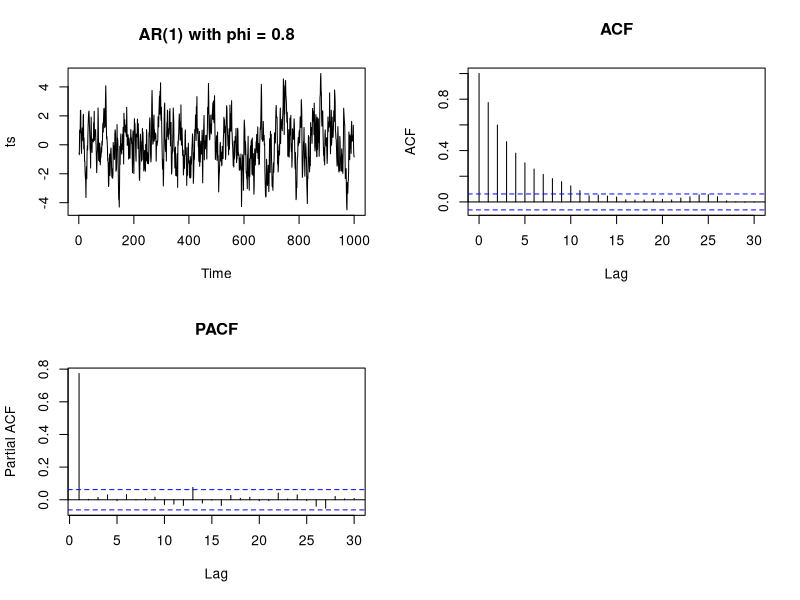
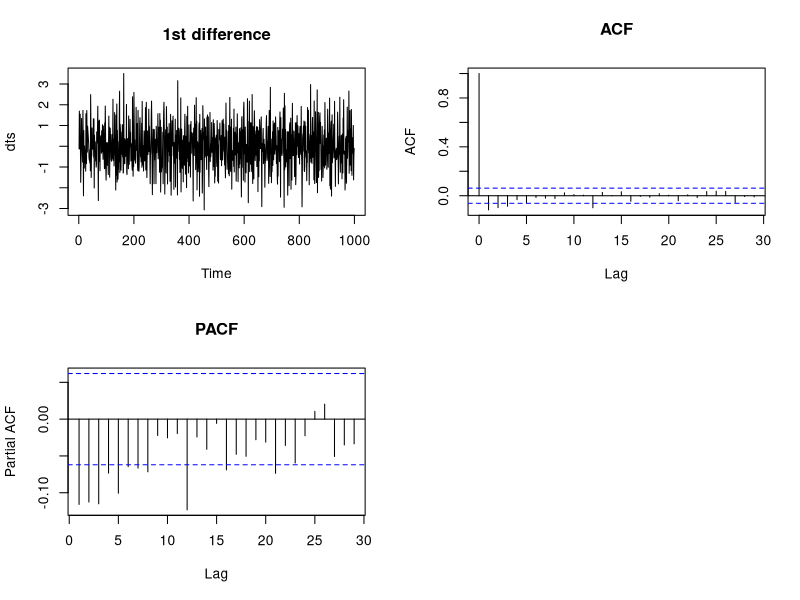
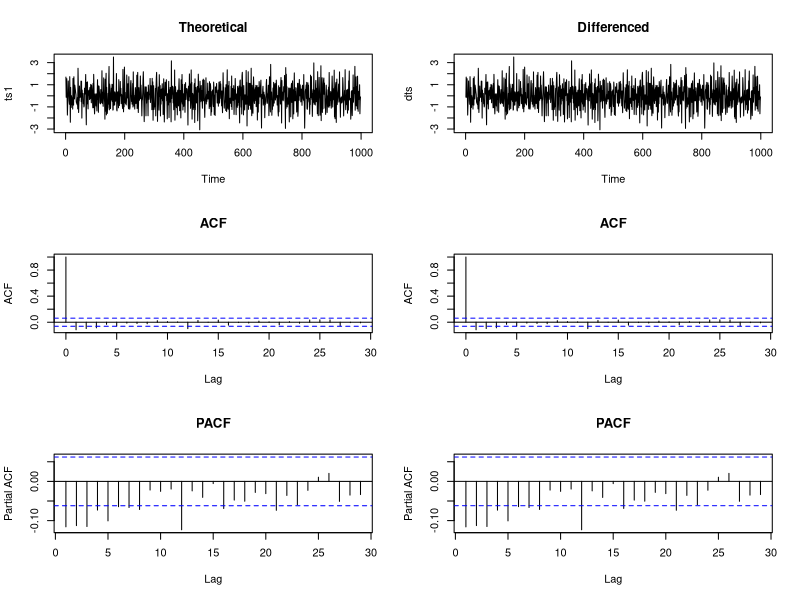
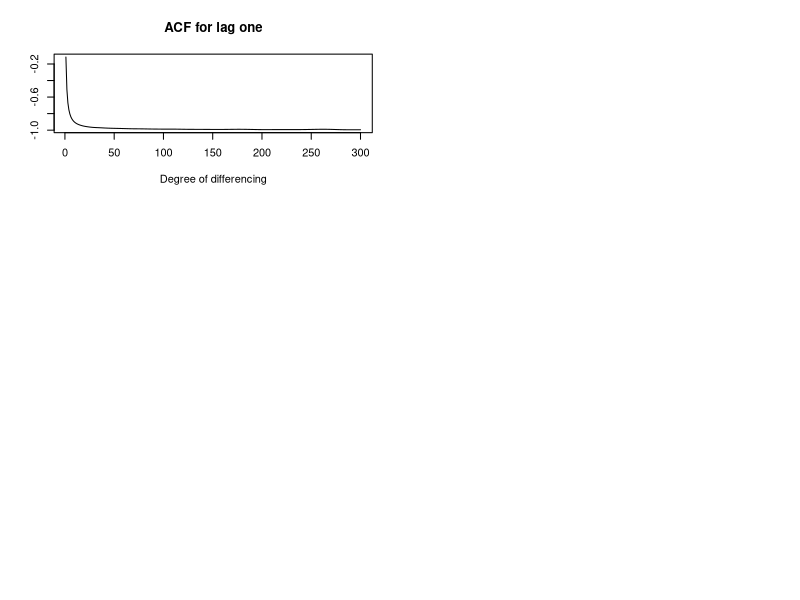

The R script that drew these images, in order:
## ---- chunk 1
set.seed(123)
t <- 1000
ts <- matrix(NA, t, 1)
eps <- rnorm(t)
ts[1, ] <-eps[1]
for(i in 2:t){
  ts[i, ] <- 0.8 * ts[i-1, ] + eps[i]
}
## ---- chunk 2
par(mfrow= c(2,2))
ts.plot(ts, main = "AR(1) with phi = 0.8")
acf(ts, main = "ACF")
pacf(ts, main = "PACF")
## ---- chunk 3
dts <- diff(ts)
par(mfrow = c(2,2))
ts.plot(dts, main = "1st difference")
acf(dts, main = "ACF")
pacf(dts, main = "PACF")
## ---- chunk 4
ts1 <- matrix(NA, (t-2), 1)
#ts1[1:2, ] <- dts[1:2,]
for(i in 3:t){
  ts1[i-2, ] <- 0.8 * (ts[i-1, ]-ts[i-2,]) + eps[i] - eps[i-1]
}

par(mfrow = c(3,2))
ts.plot(ts1, main = "Theoretical")
ts.plot(dts, main = "Differenced")
acf(ts1, main = "ACF")
acf(dts, main = "ACF")
pacf(ts1, main = "PACF")
pacf(dts, main = "PACF")
acf_theoretical <- acf(ts1, plot = FALSE)
acf_diff <- acf(dts, plot = FALSE)

library(knitr)
kable(cbind(head(acf_theoretical$acf, 10), 
            head(acf_diff$acf, 10)), 
      digits = 3, col.names = c("Theoretical", "Differenced"), caption = "ACF")
pacf_theoretical <- pacf(ts1, plot = FALSE)
pacf_diff <- pacf(dts, plot = FALSE)
kable(cbind(head(pacf_theoretical$acf, 10), 
            head(pacf_diff$acf, 10)), 
      digits = 3, col.names = c("Theoretical", "Differenced"), caption = "PACF")
## ---- chunk 5
diffs <- 300
acl1store <- matrix(NA, diffs, 1)
for(i in 1:diffs){
acl1store[i, ] <- acf(diff(ts, differences = i), plot = FALSE)$acf[2]
}
ts.plot(acl1store, main = "ACF for lag one", xlab = "Degree of differencing", ylab = "")
